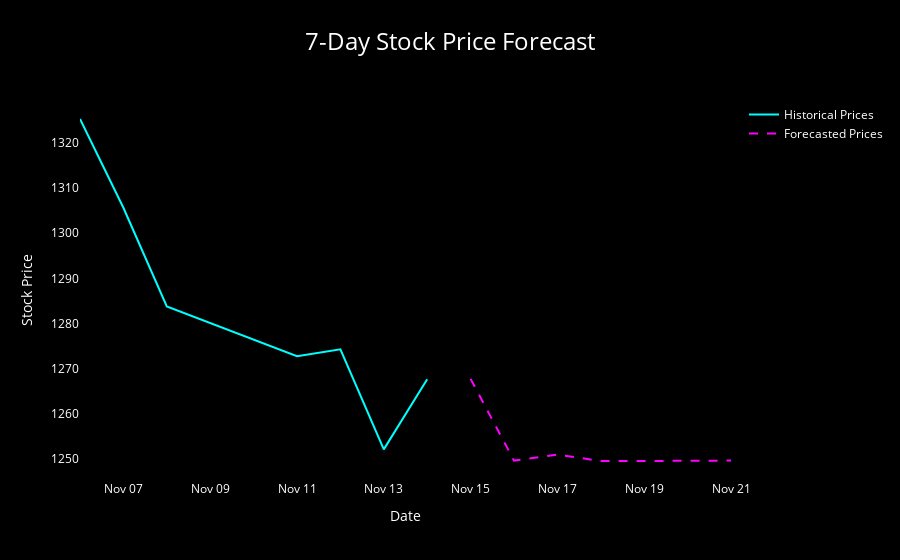

The notebook cell this image was saved under:
### Code cell
import plotly.graph_objects as go
import pandas as pd

# Historical Data
historical_data = pd.DataFrame({
    'Date': dates,  # Use fixed datetime dates
    'Price': df['Close']  # Historical prices
})
historical_data = historical_data.iloc[-7:]

# Forecast Data
forecast_data = pd.DataFrame({
    'Date': forecast_dates_7,  # Generated future dates
    'Price': forecasted_prices_original_7  # Forecasted prices
})

# Combine data and plot
visualization_df = pd.concat([historical_data, forecast_data])

# Plot customization
fig = go.Figure()

# Add historical data trace
fig.add_trace(go.Scatter(
    x=historical_data['Date'],
    y=historical_data['Price'],
    mode='lines',
    name='Historical Prices',
    line=dict(color='cyan', width=2),
    hoverlabel=dict(bgcolor="black", font_color="white")
))

# Add forecasted data trace
fig.add_trace(go.Scatter(
    x=forecast_data['Date'],
    y=forecast_data['Price'],
    mode='lines',
    name='Forecasted Prices',
    line=dict(color='magenta', width=2, dash='dash'),
    hoverlabel=dict(bgcolor="black", font_color="white")
))

# Update layout for dark theme and vibrant colors
fig.update_layout(
    title=dict(
        text='7-Day Stock Price Forecast',
        font=dict(size=24, color='white'),
        x=0.5
    ),
    xaxis=dict(
        title='Date',
        showgrid=False,
        gridcolor='gray',
        color='white',
        tickformat='%b %d'
    ),
    yaxis=dict(
        title='Stock Price',
        showgrid=False,
        gridcolor='gray',
        color='white'
    ),
    paper_bgcolor='black',  # Dark background
    plot_bgcolor='black',
    legend=dict(
        font=dict(size=12, color='white'),
        bgcolor='rgba(0,0,0,0.5)'
    )
)

# Show the plot
fig.show()

### Figure 1 — Plotly figure (JSON) as saved in the notebook; plotly's stock layout.template omitted (floating-point values rounded to 4 significant figures)
{"data": [{"hoverlabel": {"bgcolor": "black", "font": {"color": "white"}}, "line": {"color": "cyan", "width": 2}, "mode": "lines", "name": "Historical Prices", "type": "scatter", "x": ["2024-11-06T00:00:00+00:00", "2024-11-07T00:00:00+00:00", "2024-11-08T00:00:00+00:00", "2024-11-11T00:00:00+00:00", "2024-11-12T00:00:00+00:00", "2024-11-13T00:00:00+00:00", "2024-11-14T00:00:00+00:00"], "y": [1325.0, 1306.0, 1284.0, 1273.0, 1274.0, 1252.0, 1268.0]}, {"hoverlabel": {"bgcolor": "black", "font": {"color": "white"}}, "line": {"color": "magenta", "dash": "dash", "width": 2}, "mode": "lines", "name": "Forecasted Prices", "type": "scatter", "x": ["2024-11-15T00:00:00+00:00", "2024-11-16T00:00:00+00:00", "2024-11-17T00:00:00+00:00", "2024-11-18T00:00:00+00:00", "2024-11-19T00:00:00+00:00", "2024-11-20T00:00:00+00:00", "2024-11-21T00:00:00+00:00"], "y": [1268.0, 1250.0, 1251.0, 1249.0, 1249.0, 1250.0, 1250.0]}], "layout": {"legend": {"bgcolor": "rgba(0,0,0,0.5)", "font": {"color": "white", "size": 12}}, "paper_bgcolor": "black", "plot_bgcolor": "black", "title": {"font": {"color": "white", "size": 24}, "text": "7-Day Stock Price Forecast", "x": 0.5}, "xaxis": {"color": "white", "gridcolor": "gray", "showgrid": false, "tickformat": "%b %d", "title": {"text": "Date"}}, "yaxis": {"color": "white", "gridcolor": "gray", "showgrid": false, "title": {"text": "Stock Price"}}}}
